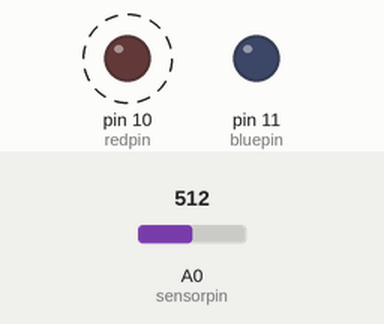
Recording of a sketch running on a simulated Arduino Uno, built with avr-gcc and run on an emulated ATmega328P. On the bench: output pins drawn as LEDs (lit = HIGH). Dashed ring = blinking. Inputs (shaded band) come from the test bench; at power-on: A0 (sensorpin) = 512. What the sketch prints to the serial monitor is not drawn.

Above: at 0.2 s.
Timing chart, 0 to 3.6 s (numbered marks = the images above):
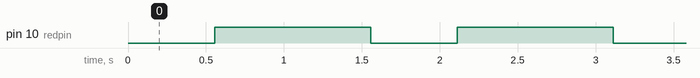

Measured:
- by itself, pin 10 (redpin): alternates HIGH for 1.0 s and LOW for 0.56 s

The sketch:

asdf.ino
```cpp
const int sensorpin = 0;
 int bluepin = 11;
 int redpin = 10;
void setup() {
  // put your setup code here, to run once:
  Serial.begin(9600);
  pinMode(bluepin,OUTPUT);
  pinMode(redpin,OUTPUT);
  pinMode(sensorpin,INPUT);

}
void loop() {
  // put your main code here, to run repeatedly:
  float value = analogRead(sensorpin);
  Serial.print("The analogRead value is ");Serial.print(value);Serial.print("--");
  float millivolts = (value/1024)*5000;
  float celcius = millivolts/10;
  Serial.print("Temperature in Celcius : ");Serial.print(celcius);
  Serial.print("\n");
  delay(555);
  while(celcius >=27.50)
  {
    digitalWrite(redpin,HIGH);
    delay(1000);
    digitalWrite(redpin,LOW);
    digitalWrite(bluepin,LOW);

     float value = analogRead(sensorpin);
     Serial.print("The analogRead value is ");Serial.print(value);Serial.print("--");
    float millivolts = (value/1024)*5000;
    float celcius = millivolts/10;
    Serial.print("Temperature in Celcius : ");Serial.print(celcius);
    Serial.print("\n");
    delay(555);
  }
  digitalWrite(redpin,0);
    digitalWrite(bluepin,HIGH);
}
```
